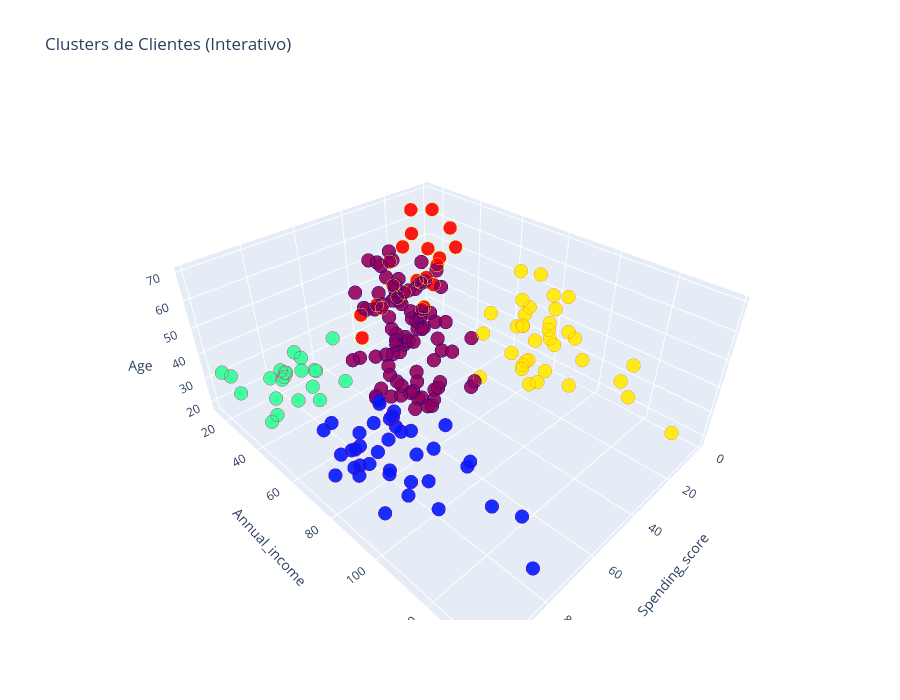

Notebook cell for this chart:
### Code cell
# Cria o gráfico 3D com clusters segmentados por cor
trace1 = go.Scatter3d(
    x=df['Spending_score'],  
    y=df['Annual_income'],    
    z=df['Age'],             
    mode='markers',
    marker=dict(
        color=df['Cluster'],          
        colorscale='Rainbow',        
        size=8,
        opacity=0.9,
        line=dict(
            color=df['Cluster'],
            width=1
        )
    )
)

layout = go.Layout(
    title='Clusters de Clientes (Interativo)',
    scene=dict(
        xaxis=dict(title='Spending_score'),
        yaxis=dict(title='Annual_income'),
        zaxis=dict(title='Age')
    ),
    width=900,
    height=700
)

fig = go.Figure(data=[trace1], layout=layout)
fig.show()

### Figure 1 — Plotly figure (JSON) as saved in the notebook; plotly's stock layout.template omitted (floating-point values rounded to 4 significant figures; data arrays with more than 128 entries replaced by an {"elided": "..."} marker saying what was removed)
{"data": [{"marker": {"color": {"elided": "200 int values"}, "colorscale": [[0, "rgb(150,0,90)"], [0.125, "rgb(0,0,200)"], [0.25, "rgb(0,25,255)"], [0.375, "rgb(0,152,255)"], [0.5, "rgb(44,255,150)"], [0.625, "rgb(151,255,0)"], [0.75, "rgb(255,234,0)"], [0.875, "rgb(255,111,0)"], [1, "rgb(255,0,0)"]], "line": {"color": {"elided": "200 int values"}, "width": 1}, "opacity": 0.9, "size": 8}, "mode": "markers", "type": "scatter3d", "x": {"elided": "200 int values"}, "y": {"elided": "200 int values"}, "z": {"elided": "200 int values"}}], "layout": {"height": 700, "scene": {"xaxis": {"title": {"text": "Spending_score"}}, "yaxis": {"title": {"text": "Annual_income"}}, "zaxis": {"title": {"text": "Age"}}}, "title": {"text": "Clusters de Clientes (Interativo)"}, "width": 900}}
